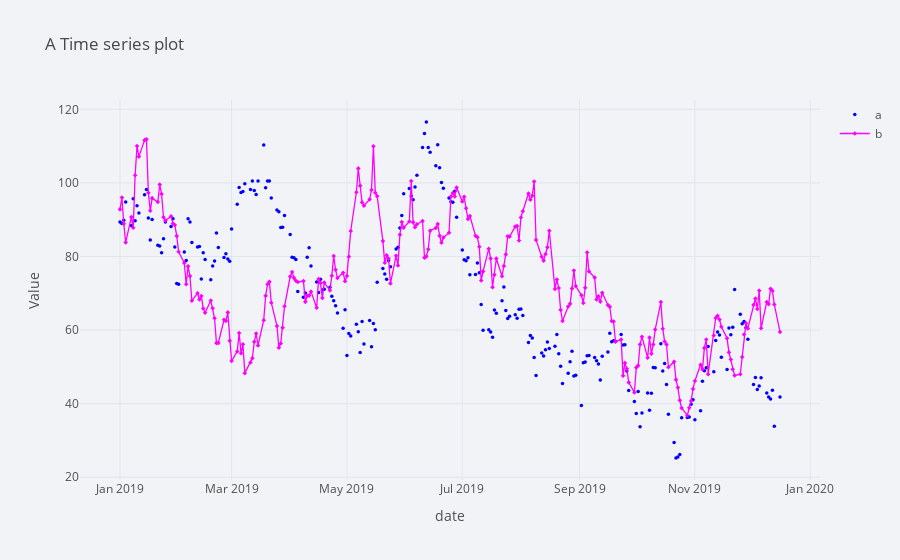

The notebook cell saved with this chart:
### Code cell
plyo.iplot(

    df[['a','b']].iplot(asFigure=True,
                        theme='polar',
                        title='A Time series plot',
                        xTitle='date',
                        yTitle='Value',
                        mode={'a':'markers','b':'lines+markers'},
                        symbol={'a':'circle','b':'diamond'},
                        size=3.5,
                        color={'a':'blue','b':'magenta'},
                        
                        ),
                        image='png'
)

### Figure 1 — Plotly figure (JSON) as saved in the notebook; plotly's stock layout.template omitted (floating-point values rounded to 4 significant figures; data arrays with more than 128 entries replaced by an {"elided": "..."} marker saying what was removed)
{"data": [{"line": {"color": "blue", "dash": "solid", "shape": "linear", "width": 1.3}, "marker": {"size": 3.5, "symbol": "circle"}, "mode": "markers", "name": "a", "text": "", "type": "scatter", "x": {"elided": "250 str values"}, "y": {"elided": "250 float values"}}, {"line": {"color": "magenta", "dash": "solid", "shape": "linear", "width": 1.3}, "marker": {"size": 3.5, "symbol": "diamond"}, "mode": "lines+markers", "name": "b", "text": "", "type": "scatter", "x": {"elided": "250 str values"}, "y": {"elided": "250 float values"}}], "layout": {"legend": {"bgcolor": "#F2F3F7", "font": {"color": "#505050"}}, "paper_bgcolor": "#F2F3F7", "plot_bgcolor": "#F2F3F7", "title": {"font": {"color": "#484848"}, "text": "A Time series plot"}, "xaxis": {"gridcolor": "#E1E5ED", "showgrid": true, "tickfont": {"color": "#505050"}, "title": {"font": {"color": "#505050"}, "text": "date"}, "zerolinecolor": "#E1E5ED"}, "yaxis": {"gridcolor": "#E1E5ED", "showgrid": true, "tickfont": {"color": "#505050"}, "title": {"font": {"color": "#505050"}, "text": "Value"}, "zerolinecolor": "#E1E5ED"}}}
